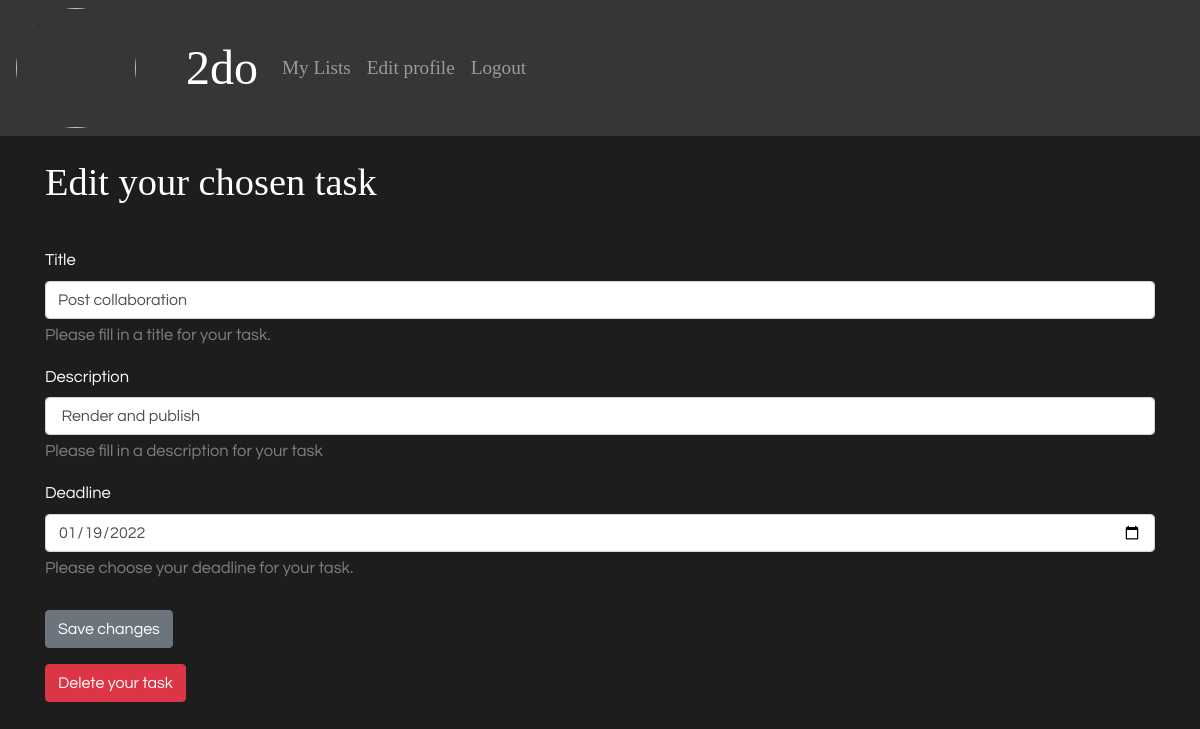
The page /redirecting/updatetask.php?taskId=35 (signed in) on the database its author committed.
### tables this page shows
CREATE TABLE tasks (id integer primary key autoincrement, title varchar, description varchar, deadline date, completed boolean, list_id integer);

### app/functions.php (called while the page is built, shortened)
<?php
function getTaskById($database, $id): array
{
    $sql = $database->prepare('SELECT * FROM tasks WHERE id = :id');
    $sql->bindParam(':id', $id, PDO::PARAM_INT);
    $sql->execute();
    $task = $sql->fetch(PDO::FETCH_ASSOC);
    return $task;
}

### redirecting/updatetask.php (the view, shortened to what this page needs)
<?php require __DIR__ . '/../app/autoload.php'; ?>
<?php require __DIR__ . '/../views/header.php'; ?>
<?php $id = $_GET['taskId']; ?>
<?php $task = getTaskById($database, $id); ?>
<h1>Edit your chosen task</h1> <br>
<form action=" /../app/tasks/updatetask.php" method="post">
    <div class="mb-3">
        <label for="title">Title </label>
        <input class="form-control" type="name" name="title" id="title" value="<?= $task['title']; ?> ">
        <small class="form-text">Please fill in a title for your task.</small>
    </div>
    <div class="mb-3">
        <label for="tasks">Description</label>
        <input class="form-control" type="description" name="description" id="description" value=" <?php echo $task['description'] ?>">
        <small class="form-text">Please fill in a description for your task</small>
    </div>
    <div class="mb-3">
        <label for="deadline">Deadline</label>
        <input class="form-control" type="date" name="deadline" value="<?= $task['deadline']; ?>" id="deadline">
        <small class="form-text">Please choose your deadline for your task.</small>
        <br>
        <button name="task" type="submit" class="btn btn-secondary">Save changes</button>
    </div>
</form>
<form action="/app/tasks/deletetask.php" method="post">
    <button type="submit" class="btn btn-danger">Delete your task</button>
</form>

### assets/styles/app.css (style rules this page uses)
* { box-sizing: border-box; margin: 0; padding: 0; }
body { background-color: rgb(29, 29, 29); color: white; height: 100%; }

### assets/styles/typography.css (style rules this page uses)
h1 { margin-top: -25px; font-family: Syne; font-size: 2.4rem; }
.form-text, label, input, button { font-family: Questrial; font-size: 16.5px; }

### assets/styles/forms.css (style rules this page uses)
.mb-3 { margin-top: 10px; }
.form-text { color: grey; margin-bottom: 5px; }

### rows shown on the page
tasks: title "Post collaboration", description "Render and publish", deadline "01/19/2022"

### other values the page prints
$config['title'] "2do"
